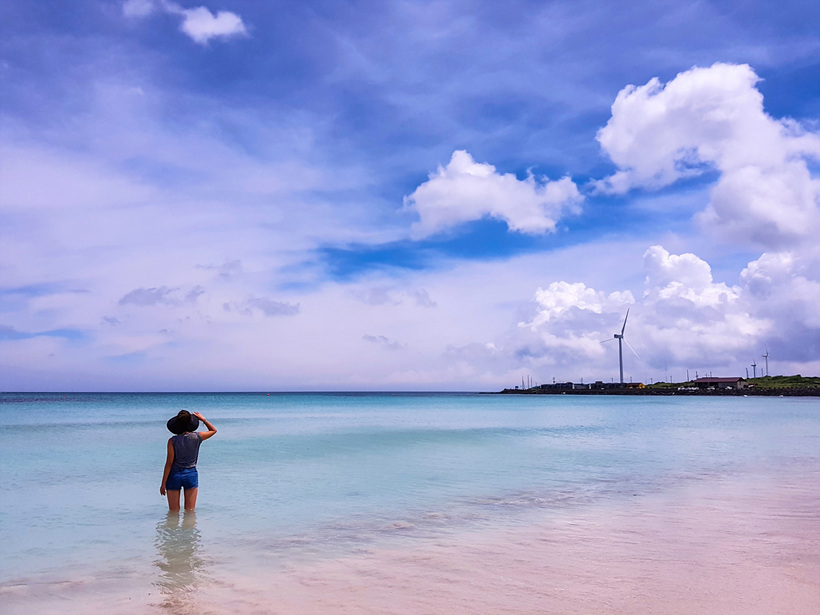
#> input picture day6/python.jpg, 820 x 615 px, given in place of python.png, which was not available
$ python image.opensave.py
#> lines starting #> are read from the running program, lines starting #| are printed output that depends on the picture; pictures that were not available may be replaced by others from this repository, and a replacement may not be noted
from PIL import Image
 # 이미지 열기
#---------------------------------------
#  이미지 열고 저장
im = Image.open('python.png')
#> im is the input picture: PIL image 820x615 RGB; mean R, G, B 156, 164.7, 214.1
 # 이미지 크기 출력
print(im.size)
#| (820, 615)
 # 이미지 JPG로 저장
im.save('python.jpg')

#---------------------------------------
#  이미지 사이즈 변경,  저장
im = Image.open('python.png')
 # Thumbnail 이미지 생성
size = (64, 64)
im.thumbnail(size)
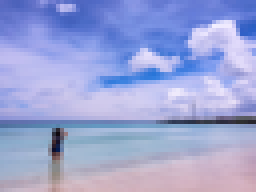
#> im: PIL image 64x48 RGB (shown 4 times larger); mean R, G, B 156, 164.7, 214.1
im.save('python-thumb.jpg')

#---------------------------------------
#  이미지 잘라내고, 저장
im = Image.open('python.png')
cropImage = im.crop((100, 100, 150, 150))
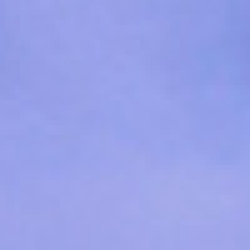
#> cropImage: PIL image 50x50 RGB (shown 5 times larger); mean R, G, B 152.5, 161.6, 232.9
cropImage.save('python-crop.jpg')

#---------------------------------------
#  이미지 회전하고, 저장
im = Image.open('python.png')

# 크기를 600x600 으로
img2 = im.resize((600, 600))
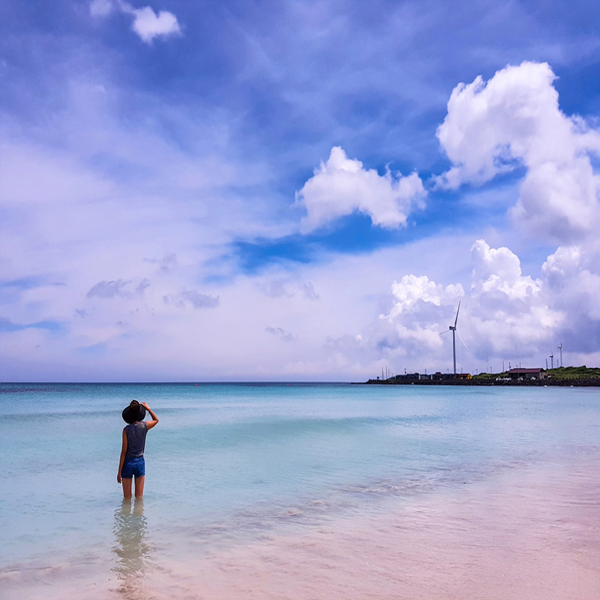
#> img2: PIL image 600x600 RGB; mean R, G, B 156, 164.7, 214.1
img2.save('python-600.jpg')

# 90도 회전
img3 = im.rotate(90)
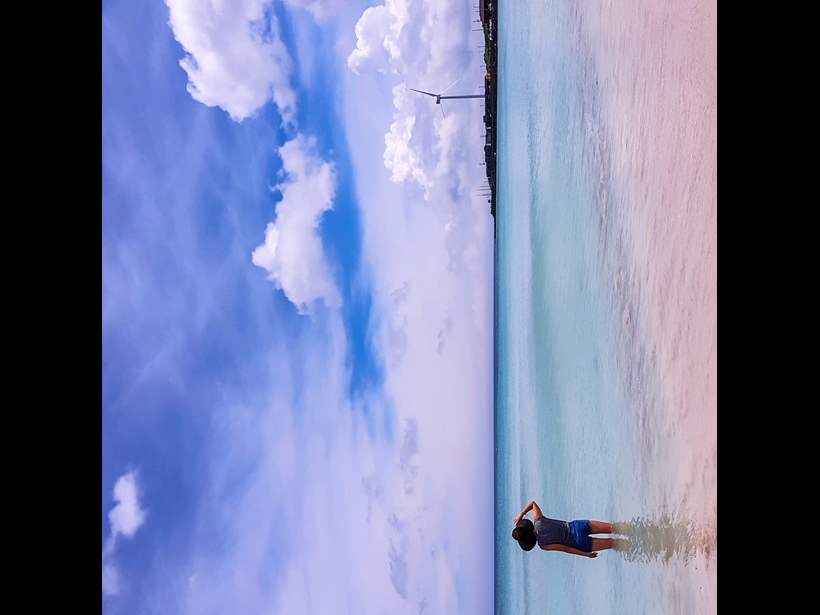
#> img3: PIL image 820x615 RGB; mean R, G, B 116.2, 123.8, 160.9
img3.save('python-rotate.jpg')

#---------------------------------------
#  이미지 필터적용하고, 저장
from PIL import Image, ImageFilter

im = Image.open('python.png')
blurImage = im.filter(ImageFilter.BLUR)

blurImage.save('python-blur.png')
